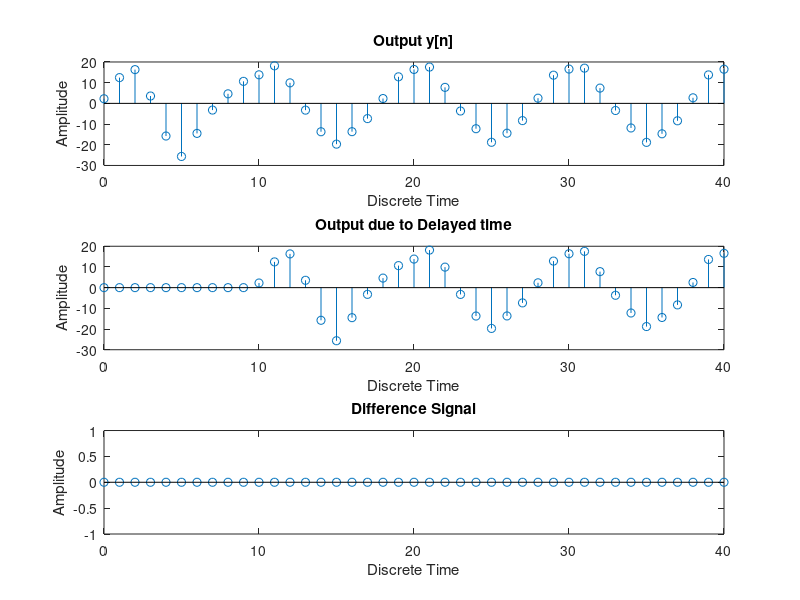

Reproduce this figure in MATLAB.
clc;
clear all;
close all;

n=0:40;
D=10;
x=3*cos(2*pi*0.1*n)-2*cos(2*pi*0.4*n);
xd=[zeros(1,D),x];
num=[2.2403 2.4908 2.2403];
den=[1 -0.4 0.75];
ic=[0 0]
y=filter(num,den,x,ic);
yd=filter(num,den,xd,ic);
d=y-yd(1+D:41+D);

subplot(3,1,1);
stem(n,y);
xlabel('Discrete Time');
ylabel('Amplitude');
title('Output y[n]');
subplot(3,1,2);
stem(n,yd(1:41));
xlabel('Discrete Time');
ylabel('Amplitude');
title('Output due to Delayed time');
subplot(3,1,3);
stem(n,d);
xlabel('Discrete Time');
ylabel('Amplitude');
title('Difference Signal');

